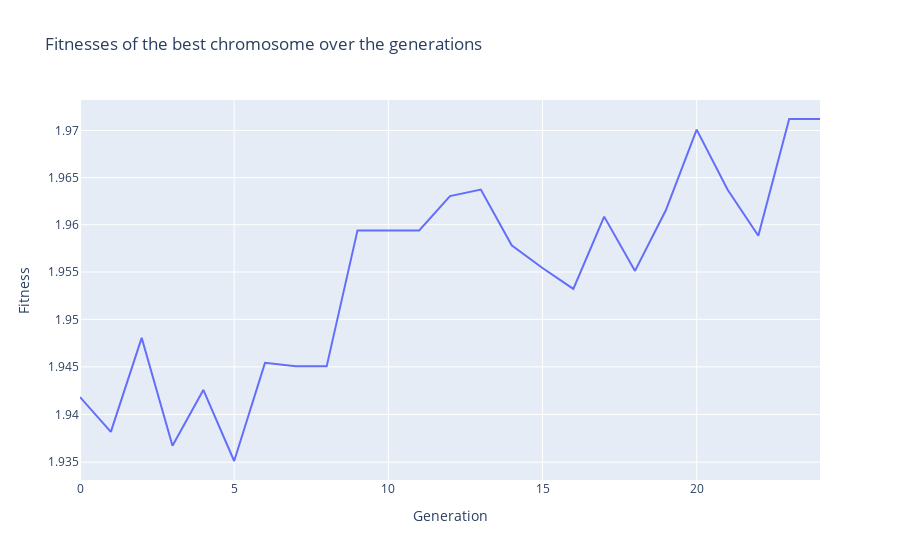
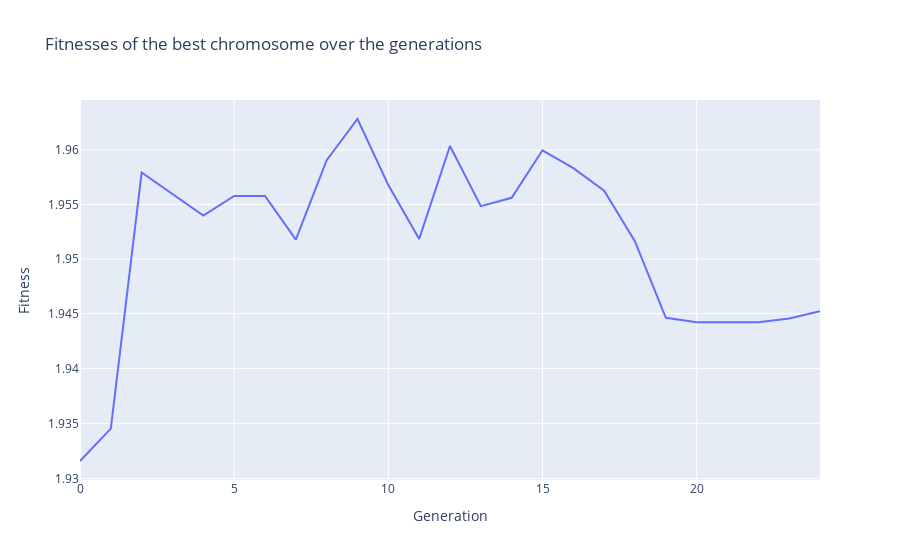
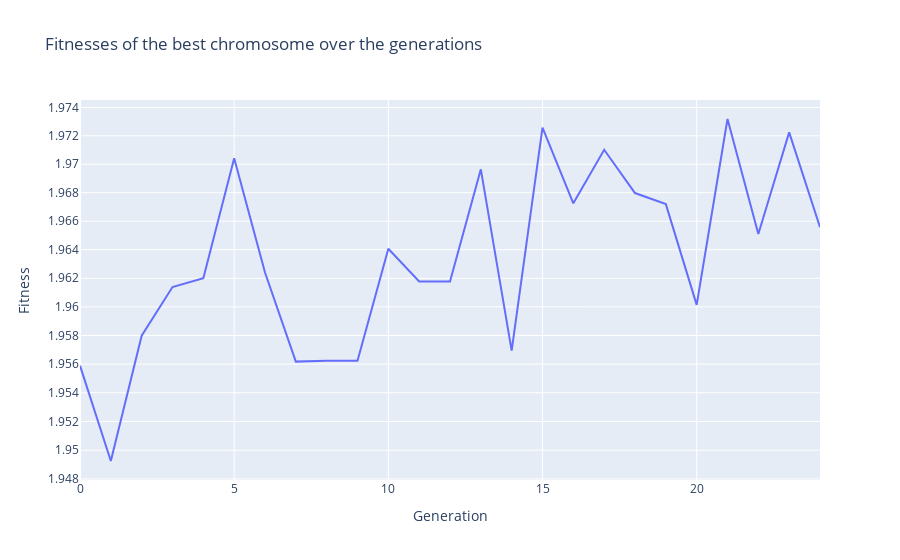
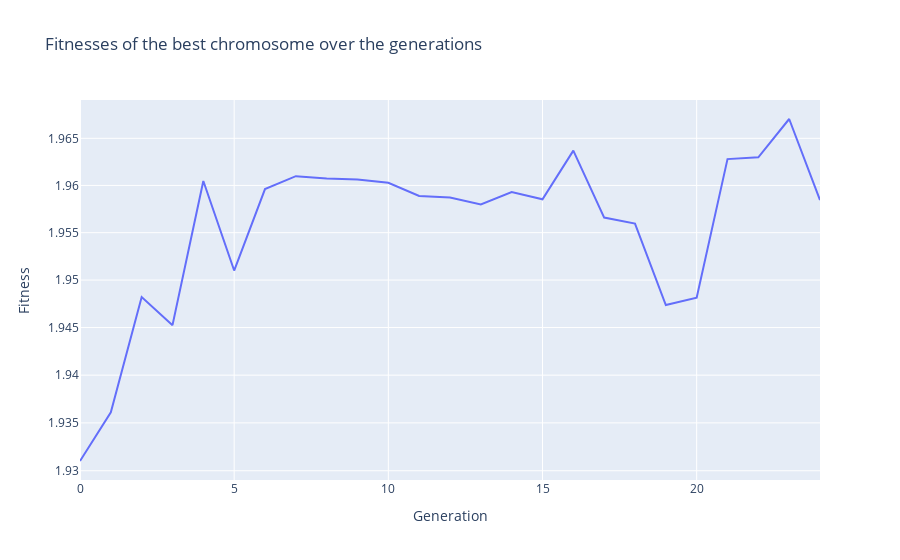

Notebook code for these charts, in order:
### Code cell
for i in tqdm(range(10)):
    plot_fitnesses("./results/baseline/best_fitness_{}.json".format(i), "./results/baseline/graphs/25_epochs/fitness_{}.png".format(i))

### Figure 1 — Plotly figure (JSON) as saved in the notebook; plotly's stock layout.template omitted (floating-point values rounded to 4 significant figures)
{"data": [{"mode": "lines", "type": "scatter", "x": [0, 1, 2, 3, 4, 5, 6, 7, 8, 9, 10, 11, 12, 13, 14, 15, 16, 17, 18, 19, 20, 21, 22, 23, 24], "y": [1.942, 1.938, 1.948, 1.937, 1.943, 1.935, 1.945, 1.945, 1.945, 1.959, 1.959, 1.959, 1.963, 1.964, 1.958, 1.955, 1.953, 1.961, 1.955, 1.962, 1.97, 1.964, 1.959, 1.971, 1.971]}], "layout": {"title": {"text": "Fitnesses of the best chromosome over the generations"}, "xaxis": {"title": {"text": "Generation"}}, "yaxis": {"title": {"text": "Fitness"}, "type": "log"}}}

### Figure 2 — Plotly figure (JSON) as saved in the notebook; plotly's stock layout.template omitted (floating-point values rounded to 4 significant figures)
{"data": [{"mode": "lines", "type": "scatter", "x": [0, 1, 2, 3, 4, 5, 6, 7, 8, 9, 10, 11, 12, 13, 14, 15, 16, 17, 18, 19, 20, 21, 22, 23, 24], "y": [1.932, 1.935, 1.958, 1.956, 1.954, 1.956, 1.956, 1.952, 1.959, 1.963, 1.957, 1.952, 1.96, 1.955, 1.956, 1.96, 1.958, 1.956, 1.952, 1.945, 1.944, 1.944, 1.944, 1.945, 1.945]}], "layout": {"title": {"text": "Fitnesses of the best chromosome over the generations"}, "xaxis": {"title": {"text": "Generation"}}, "yaxis": {"title": {"text": "Fitness"}, "type": "log"}}}

### Figure 3 — Plotly figure (JSON) as saved in the notebook; plotly's stock layout.template omitted (floating-point values rounded to 4 significant figures)
{"data": [{"mode": "lines", "type": "scatter", "x": [0, 1, 2, 3, 4, 5, 6, 7, 8, 9, 10, 11, 12, 13, 14, 15, 16, 17, 18, 19, 20, 21, 22, 23, 24], "y": [1.956, 1.949, 1.958, 1.961, 1.962, 1.97, 1.962, 1.956, 1.956, 1.956, 1.964, 1.962, 1.962, 1.97, 1.957, 1.973, 1.967, 1.971, 1.968, 1.967, 1.96, 1.973, 1.965, 1.972, 1.966]}], "layout": {"title": {"text": "Fitnesses of the best chromosome over the generations"}, "xaxis": {"title": {"text": "Generation"}}, "yaxis": {"title": {"text": "Fitness"}, "type": "log"}}}

### Figure 4 — Plotly figure (JSON) as saved in the notebook; plotly's stock layout.template omitted (floating-point values rounded to 4 significant figures)
{"data": [{"mode": "lines", "type": "scatter", "x": [0, 1, 2, 3, 4, 5, 6, 7, 8, 9, 10, 11, 12, 13, 14, 15, 16, 17, 18, 19, 20, 21, 22, 23, 24], "y": [1.931, 1.936, 1.948, 1.945, 1.96, 1.951, 1.96, 1.961, 1.961, 1.961, 1.96, 1.959, 1.959, 1.958, 1.959, 1.959, 1.964, 1.957, 1.956, 1.947, 1.948, 1.963, 1.963, 1.967, 1.958]}], "layout": {"title": {"text": "Fitnesses of the best chromosome over the generations"}, "xaxis": {"title": {"text": "Generation"}}, "yaxis": {"title": {"text": "Fitness"}, "type": "log"}}}
